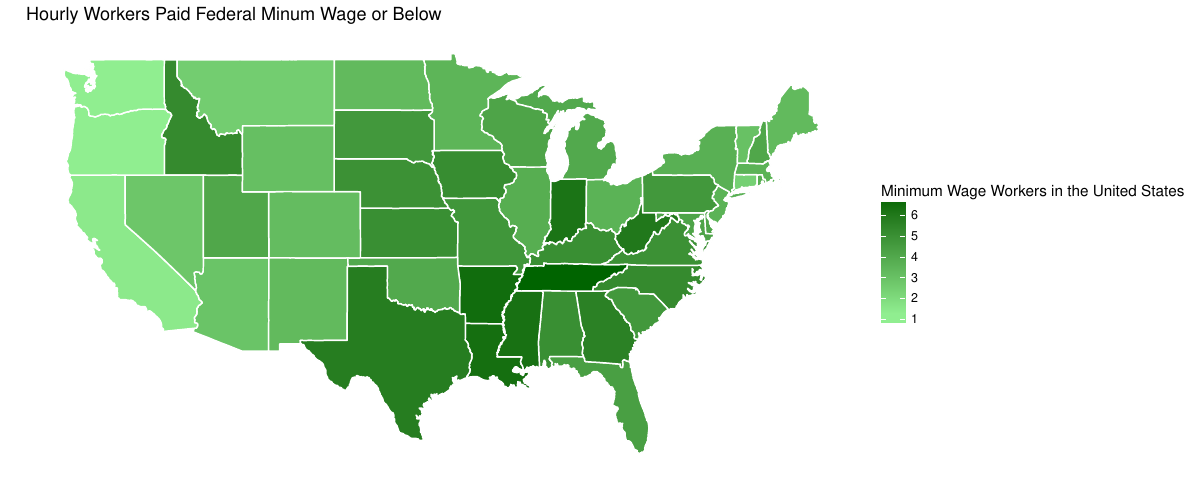

The script that saved this image:
library(xlsx)
library(stringr)
library(ggplot2)
library(maps)
library(tools)
# Minumum Wage Workers in the United States from https://www.graphiq.com/search/search?cid=1&query=crime
# Data from BLS Report Characteristics of Minimum Wage Workers, 2014, 
#       https://www.bls.gov/opub/reports/minimum-wage/archive/characteristics-of-minimum-wage-workers-2014.pdf

# downloaded pdf, converted to excel spreadsheet with Adobe

#bringing in spreadsheet

min_wage<-read.xlsx("laborminwage.xlsx", sheetName="Table 1", startRow=2, endRow=53, check.names=FALSE, stringsAsFactors = FALSE)
head(min_wage)


#create new data frame with data I want
percent_min_wage<-as.data.frame(cbind(min_wage$`State
Total, 16 years and olderâ€¦`, min_wage$`Percent At or be
Total
3.9`))

#clean up the data
#rename columns
colnames(percent_min_wage)<-c("region", "Percent At or Below")

#convert percentage column to numeric from factor
percent_min_wage$`Percent At or Below`<-as.character.numeric_version(percent_min_wage$`Percent At or Below`)
#clean up special characters in state column
percent_min_wage$region<- gsub("â€¦","", percent_min_wage$region)
percent_min_wage$region<-  str_replace_all(percent_min_wage$region, "[[:punct:]]", " ")
percent_min_wage$region<- trimws(percent_min_wage$region)

all_states <- map_data("state")
all_states$region<-toTitleCase(all_states$region)
head(all_states)
unique(all_states$region)

Total <- merge(all_states, percent_min_wage, by="region")
head(Total)

unique(Total$region)
pdf("min_wage.pdf", width=12, height=5)


p <- ggplot()
p <- p + geom_polygon(data=Total, aes(x=long, y=lat, group = group, fill=Total$`Percent At or Below`),colour="white"
) + scale_fill_continuous(low = "lightgreen", high = "darkgreen", guide="colorbar")
P1 <- p + theme_bw()  + labs(fill = "Minimum Wage Workers in the United States" 
                             ,title = "Hourly Workers Paid Federal Minum Wage or Below", x="", y="")
P1 + scale_y_continuous(breaks=c()) + scale_x_continuous(breaks=c()) + theme(panel.border =  element_blank())

dev.off()
